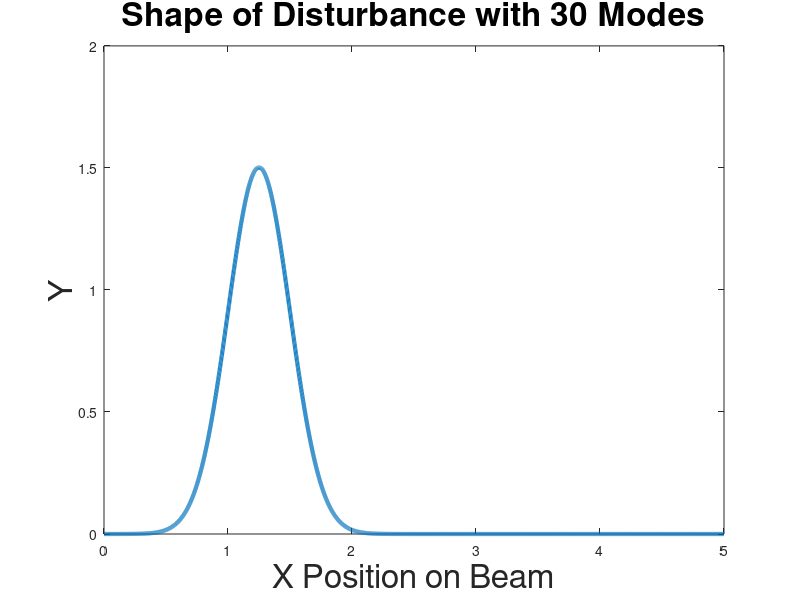

Here is the MATLAB script that generated this plot:
clf;clc;clear;
Length            = 5; %0.4573        ;%length
NumNode           = 10000  ;%number of modes
Stiffness         = 0.491; %0.491      ;
MassDensity       = 0.093; %  0.093
DampingVis        = 0.0013;%0.0013     ;
DampingKV         = 0.0000649;%0.00000000000649  ;%0.0000649 
ActLoc            = Length*0.3 ; 
SenLoc            = Length*0.7 ; 
ActWidth          = Length*0.01; % 0.01
SenWidth          = Length*0.01;
StateWeight       = 1          ;%state weight in the cost function
ControlWeight     = 1          ;%control weight in the cost function, must be one for unitary assumpt of zhou for Riccaties page 376
DisturbanceEnergy = 1000          ;
DisturbanceMean   = Length*0.25 ;%disturbance is a gaussian function
DisturbanceVar    = Length*0.05;
DistWeightOnMeasurement = 1    ; % must be one for unitary assumption of zhou page 376
NumLoc            = 100;        

L = Length;
sensorLoc = SenLoc;
sensorWidth = SenWidth;
DisturbanceWidth = DisturbanceVar;
dx   = 0.001;
x    = 0:dx:L;


Disutrbance    = exp((-1/2)*((x-DisturbanceMean)/DisturbanceWidth).^2); %Disturbance a normalized gaussian function
Disutrbance    = Disutrbance/(norm(Disutrbance)*sqrt(dx));          %Normalizing L2 norm to one


plot(x,Disutrbance,'LineWidth',3);
hold off;
xlabel('X Position on Beam');
ylabel('Y');
title('Shape of Disturbance with 30 Modes');
set(findall(gcf,'type','text'),'fontSize',24);
